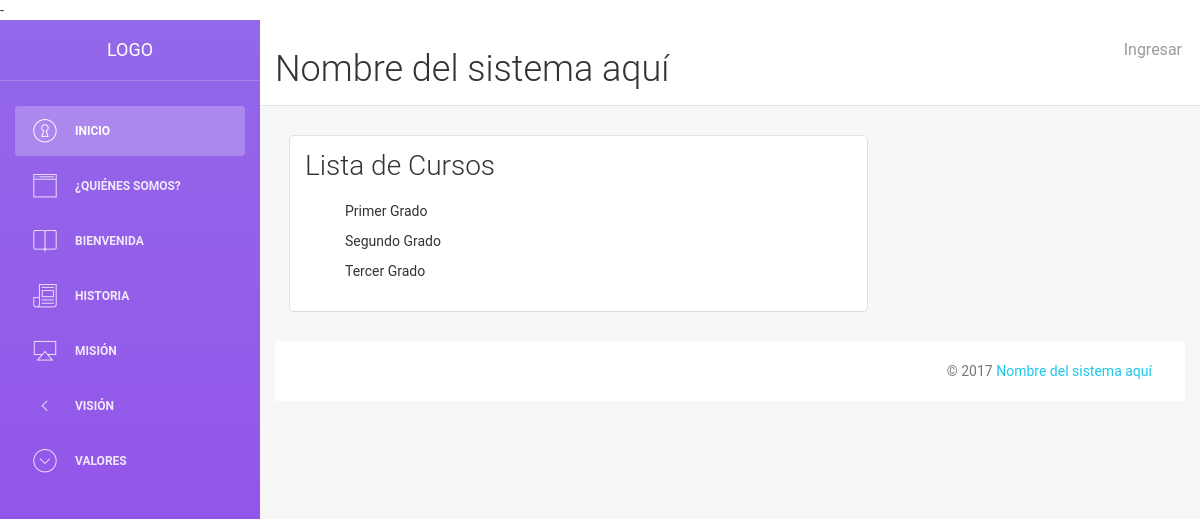
Before: / with the older database file.
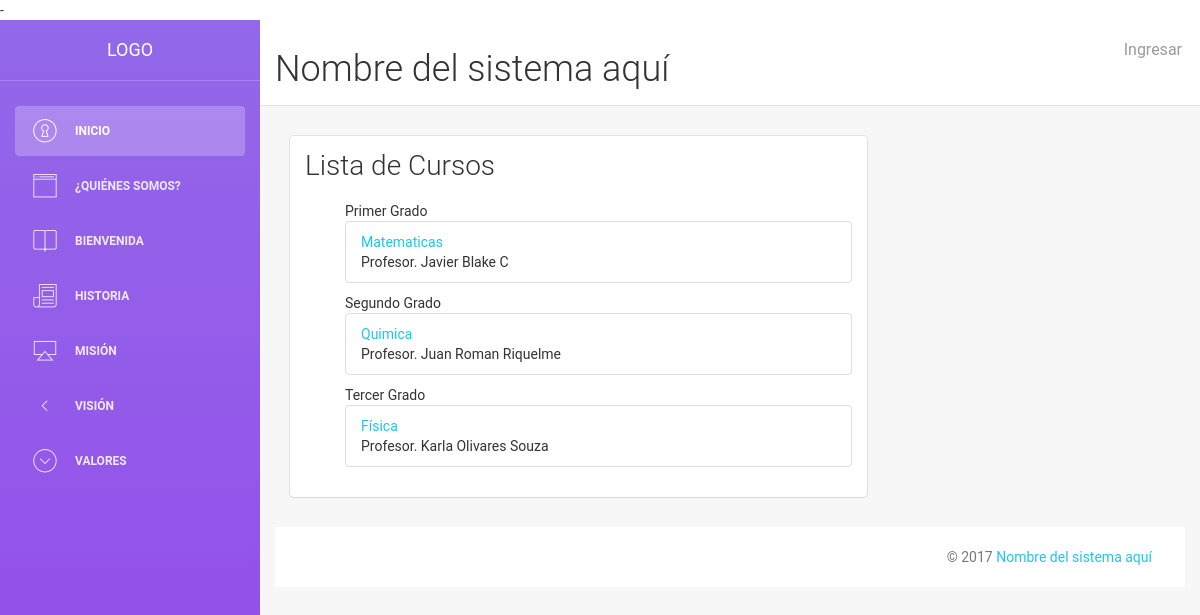
After: the same page with the newer database file.
### tables this page shows
CREATE TABLE `curso_docente` (
  `id` int(11) NOT NULL,
  `curso_id` int(11) NOT NULL,
  `docente_id` int(11) NOT NULL,
  `grado` char(1) DEFAULT NULL
);

CREATE TABLE `materia` (
  `id` int(11) NOT NULL,
  `clave` varchar(15) DEFAULT NULL,
  `nombre` varchar(45) DEFAULT NULL,
  `grado` char(1) DEFAULT NULL
);

CREATE TABLE `docentes` (
  `id` int(10) UNSIGNED NOT NULL,
  `nombre` varchar(255) DEFAULT NULL,
  `apaterno` varchar(255) DEFAULT NULL,
  `amaterno` varchar(255) DEFAULT NULL,
  `direccion` text,
  `telefono` varchar(255) DEFAULT NULL,
  `edoCivil` varchar(255) DEFAULT NULL,
  `tipo` int(255) UNSIGNED DEFAULT NULL,
  `rfc` varchar(255) DEFAULT NULL,
  `especialidad` varchar(255) DEFAULT NULL,
  `curp` varchar(18) NOT NULL,
  `email` varchar(30) NOT NULL
);

### index.php (the view, shortened to what this page needs)
<!doctype html>
<html lang="es">
<head>
    <link href="assets/css/bootstrap.min.css" rel="stylesheet" />
    <link href="assets/css/animate.min.css" rel="stylesheet"/>
    <link href="assets/css/light-bootstrap-dashboard.css" rel="stylesheet"/>
    <link href="assets/css/pe-icon-7-stroke.css" rel="stylesheet" />-
</head>
<body>
<div class="wrapper">
    <div class="sidebar" data-color="purple" >
        <div class="sidebar-wrapper">
            <div class="logo">
                <a href="#" class="simple-text">
                    Logo
                </a>
            </div>
            <ul class="nav">
                <li class="active">
                    <a href="index.php">
                        <i class="pe-7s-door-lock"></i>
                        <p>Inicio</p>
                    </a>
                </li>
                <li>
                    <a href="vistas/principal/quienes.php">
                        <i class="pe-7s-browser"></i>
                        <p>¿Quiénes somos?</p>
                    </a>
                </li>
                <li>
                    <a href="vistas/principal/bienvenida.php">
                        <i class="pe-7s-bookmarks"></i>
                        <p>Bienvenida</p>
                    </a>
                </li>
                <li>
                    <a href="vistas/principal/historia.php">
                        <i class="pe-7s-news-paper"></i>
                        <p>Historia</p>
                    </a>
                </li>
                <li>
                    <a href="vistas/principal/mision.php">
                        <i class="pe-7s-airplay"></i>
                        <p>Misión</p>
                    </a>
                </li>
                <li>
                    <a href="vistas/principal/vision.php">
                        <i class="pe-7s-angle-left"></i>
                        <p>Visión</p>
                    </a>
                </li>
                <li>
                    <a href="vistas/principal/valores.php">
                        <i class="pe-7s-angle-down-circle"></i>
                        <p>Valores</p>
                    </a>
                </li>
            </ul>
        </div>
    </div>
    <div class="main-panel">
        <nav class="navbar navbar-default navbar-fixed">
            <div class="container-fluid">
                <div class="navbar-header">
                    <h2>Nombre del sistema aquí</h2>
                </div>
                <ul class="nav navbar-nav navbar-right">
                    <li>
                        <a href="vistas/usuario/login.php">
                            <p>Ingresar</p>
                        </a>
                    </li>
                </ul>
            </div>
        </nav>
        <div class="content">
            <div class="container-fluid">
                <div class="row">
                    <div class="col-md-8">
                        <div class="card">
                            <div class="header">
                                <h3 class="title">Lista de Cursos</h3><br>
                                <?php
                                include "control/conexion.php";
                                $consulta0 = "SELECT * FROM `curso_docente` WHERE `grado` = '1'";
                                $ejecutar0 = $conexion->query($consulta0);
                                echo "<ul> Primer Grado";
                                while ($datos = $ejecutar0->fetch_assoc()){
                                    $idm = $datos['curso_id'];
                                    $idd = $datos['docente_id'];
                                    $consulta01 = "SELECT * FROM `materia` WHERE `id` = '$idm'";
                                    $ejecutar01 = $conexion->query($consulta01);
                                    $datos01 = $ejecutar01->fetch_assoc();
                                    $consulta02 = "SELECT `nombre`, `apaterno`, `amaterno` FROM `docentes` WHERE `id` = '$idd'";
                                    $ejecutar02 = $conexion->query($consulta02);
                                    $datos02 = $ejecutar02->fetch_assoc();
                                    echo "<li class='list-group-item'><a href='vistas/materias/misCursos.php?id=$idm'>".$datos01['nombre']."</a>
                                          <br> Profesor. ".$datos02['nombre']." ".$datos02['apaterno']." ".$datos02['amaterno']."
                                          </li>";
                                }
                                echo "</ul>";
                                $consulta1 = "SELECT * FROM `curso_docente` WHERE `grado` = '2'";
                                $ejecutar1 = $conexion->query($consulta1);
                                echo "<ul> Segundo Grado";
                                while ($datos = $ejecutar1->fetch_assoc()){
                                    $idm = $datos['curso_id'];
                                    $idd = $datos['docente_id'];
                                    $consulta11 = "SELECT * FROM `materia` WHERE `id` = '$idm'";
                                    $ejecutar11 = $conexion->query($consulta11);
                                    $datos11 = $ejecutar11->fetch_assoc();
                                    $consulta12 = "SELECT `nombre`, `apaterno`, `amaterno` FROM `docentes` WHERE `id` = '$idd'";
                                    $ejecutar12 = $conexion->query($consulta12);
                                    $datos12 = $ejecutar12->fetch_assoc();
                                    echo "<li class='list-group-item'><a href='vistas/materias/misCursos.php?id=$idm'>".$datos11['nombre']."</a>
                                          <br> Profesor. ".$datos12['nombre']." ".$datos12['apaterno']." ".$datos12['amaterno']."
                                          </li>";
                                }
                                echo "</ul>";
                                $consulta2 = "SELECT * FROM `curso_docente` WHERE `grado` = '3'";
                                $ejecutar2 = $conexion->query($consulta2);
                                echo "<ul> Tercer Grado";
                                while ($datos = $ejecutar2->fetch_assoc()){
                                    $idm = $datos['curso_id'];
                                    $idd = $datos['docente_id'];
                                    $consulta21 = "SELECT * FROM `materia` WHERE `id` = '$idm'";
                                    $ejecutar21 = $conexion->query($consulta21);
                                    $datos21 = $ejecutar21->fetch_assoc();
                                    $consulta22 = "SELECT `nombre`, `apaterno`, `amaterno` FROM `docentes` WHERE `id` = '$idd'";
                                    $ejecutar22 = $conexion->query($consulta22);
                                    $datos22 = $ejecutar22->fetch_assoc();
                                    echo "<li class='list-group-item'><a href='vistas/materias/misCursos.php?id=$idm'>".$datos21['nombre']."</a>
                                          <br> Profesor. ".$datos22['nombre']." ".$datos22['apaterno']." ".$datos22['amaterno']."
                                          </li>";
                                }
                                echo "</ul><br>";
                                ?>
                            </div>
                        </div>
                    </div>
                </div>
            </div>
            <footer class="footer">
                <div class="container-fluid">
                    <p class="copyright pull-right">
                        &copy; <script>document.write(new Date().getFullYear())</script> <a href="#">Nombre del sistema aquí
                    </p>
                </div>
            </footer>
        </div>
    </div>
</body>
</html>

Changed rows visible on the page:
added curso_docente: materia.nombre "Matematicas", docente.nombre "Javier", docente.apaterno "Blake", docente.amaterno "C", shown under "Lista de Cursos"
added curso_docente: materia.nombre "Quimica", docente.nombre "Juan", docente.apaterno "Roman", docente.amaterno "Riquelme"
added curso_docente: materia.nombre "Física", docente.nombre "Karla", docente.apaterno "Olivares", docente.amaterno "Souza"
